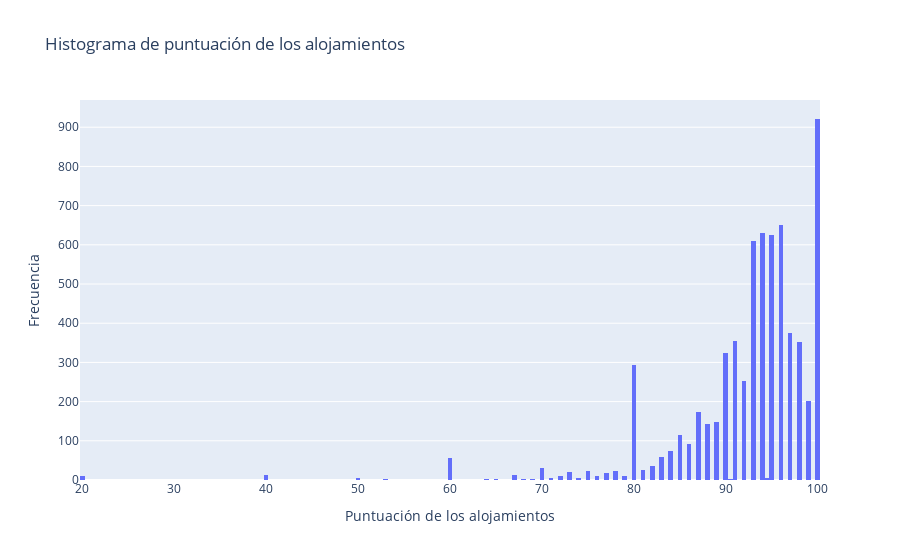

Notebook code for this chart:
### Code cell
import plotly.express as px

fig = px.histogram(df_us, x='review_scores_rating',
                   title='Histograma de puntuación de los alojamientos',
                   labels={'review_scores_rating': 'Puntuación de los alojamientos'})

fig.update_layout(yaxis_title_text='Frecuencia')

fig.show()

### Figure 1 — Plotly figure (JSON) as saved in the notebook; plotly's stock layout.template omitted (floating-point values rounded to 4 significant figures; data arrays with more than 128 entries replaced by an {"elided": "..."} marker saying what was removed)
{"data": [{"bingroup": "x", "hovertemplate": "Puntuación de los alojamientos=%{x}<br>count=%{y}<extra></extra>", "legendgroup": "", "marker": {"color": "#636efa", "pattern": {"shape": ""}}, "name": "", "orientation": "v", "showlegend": false, "type": "histogram", "x": {"elided": "6733 float values"}, "xaxis": "x", "yaxis": "y"}], "layout": {"barmode": "relative", "legend": {"tracegroupgap": 0}, "title": {"text": "Histograma de puntuación de los alojamientos"}, "xaxis": {"anchor": "y", "domain": [0, 1], "title": {"text": "Puntuación de los alojamientos"}}, "yaxis": {"anchor": "x", "domain": [0, 1], "title": {"text": "Frecuencia"}}}}
